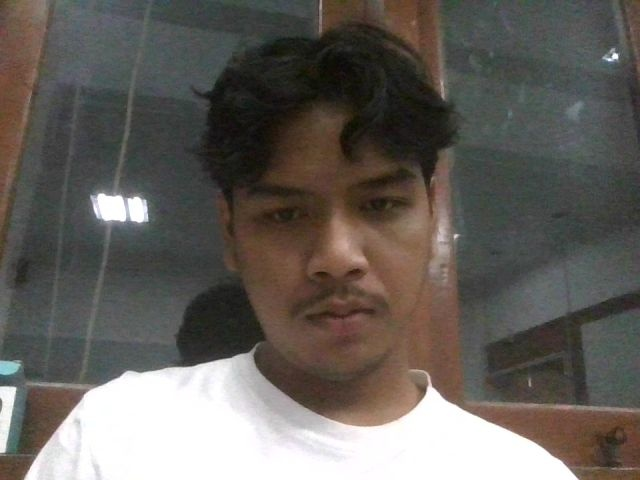
#> input picture uploads/user_upload.jpg, 640 x 480 px, given in place of the camera
$ python 'main2.2.1(api).py'
#> lines starting #> are read from the running program, lines starting #| are printed output that depends on the picture
from deepface import DeepFace
import cv2
import time
import requests
import numpy as np

COOLDOWN = 2.0
RESET_FRAMES = 12
MIN_CONFIDENCE = 0.7      # Semakin kecil → semakin ketat
STABLE_MATCH_FRAMES = 3    # Harus cocok beberapa frame baru diterima

API_URL = "http://smartmush.my.id/smartmush/api_medlink/set_state.php"

face_cascade = cv2.CascadeClassifier(cv2.data.haarcascades +
                                     'haarcascade_frontalface_default.xml')

last_state = "stop"
last_name = ""
last_detect_time = 0
absence_counter = 0
match_buffer = []  # untuk smoothing

cap = cv2.VideoCapture(0)

print("[INFO] Mulai deteksi real-time...")

def kirim_api(state, name=None):
    try:
        params = {"state": state}
        if name:
            params["name"] = name

        r = requests.get(API_URL, params=params, timeout=2)
        print("[API]", r.text)
    except:
        print("[API ERROR]")


while True:
    ret, frame = cap.read()
#> frame is the input picture: shape (480, 640, 3); mean B, G, R 91.8, 96.9, 101.5
    if not ret:
        break

    gray = cv2.cvtColor(frame, cv2.COLOR_BGR2GRAY)
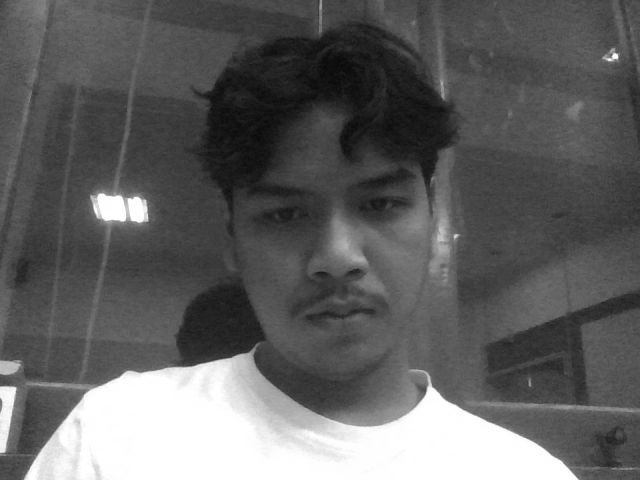
#> gray: shape (480, 640); min 8, max 255, mean 97.7

    # ======= Perbaikan kualitas wajah =======
    gray = cv2.equalizeHist(gray)
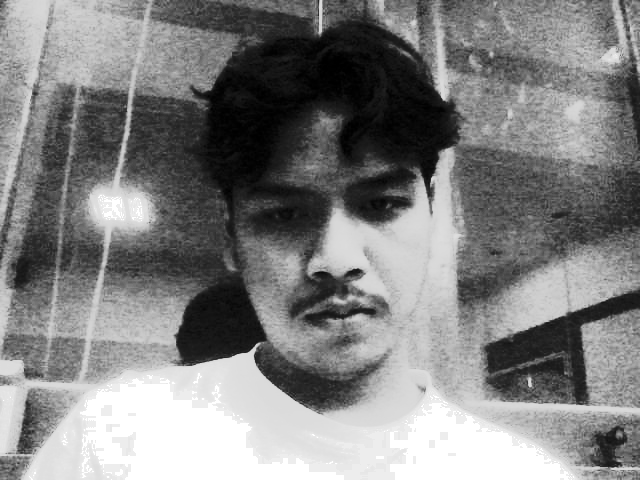
#> gray: shape (480, 640); min 0, max 255, mean 129.5
    frame_sharp = cv2.GaussianBlur(frame, (0,0), 3)
    frame_sharp = cv2.addWeighted(frame, 1.5, frame_sharp, -0.5, 0)

    faces = face_cascade.detectMultiScale(gray, 1.18, 5)
#> faces = [[205, 116, 261, 261]]
    detected = False

    for (x, y, w, h) in faces:
        detected = True
        roi = frame_sharp[y:y+h, x:x+w]
        cv2.rectangle(frame, (x, y), (x+w, y+h), (0, 255, 0), 2)

        # identifikasi setelah cooldown
        if time.time() - last_detect_time > COOLDOWN:
            try:
#> (the run stopped early here; a loop or call above may not have finished)
